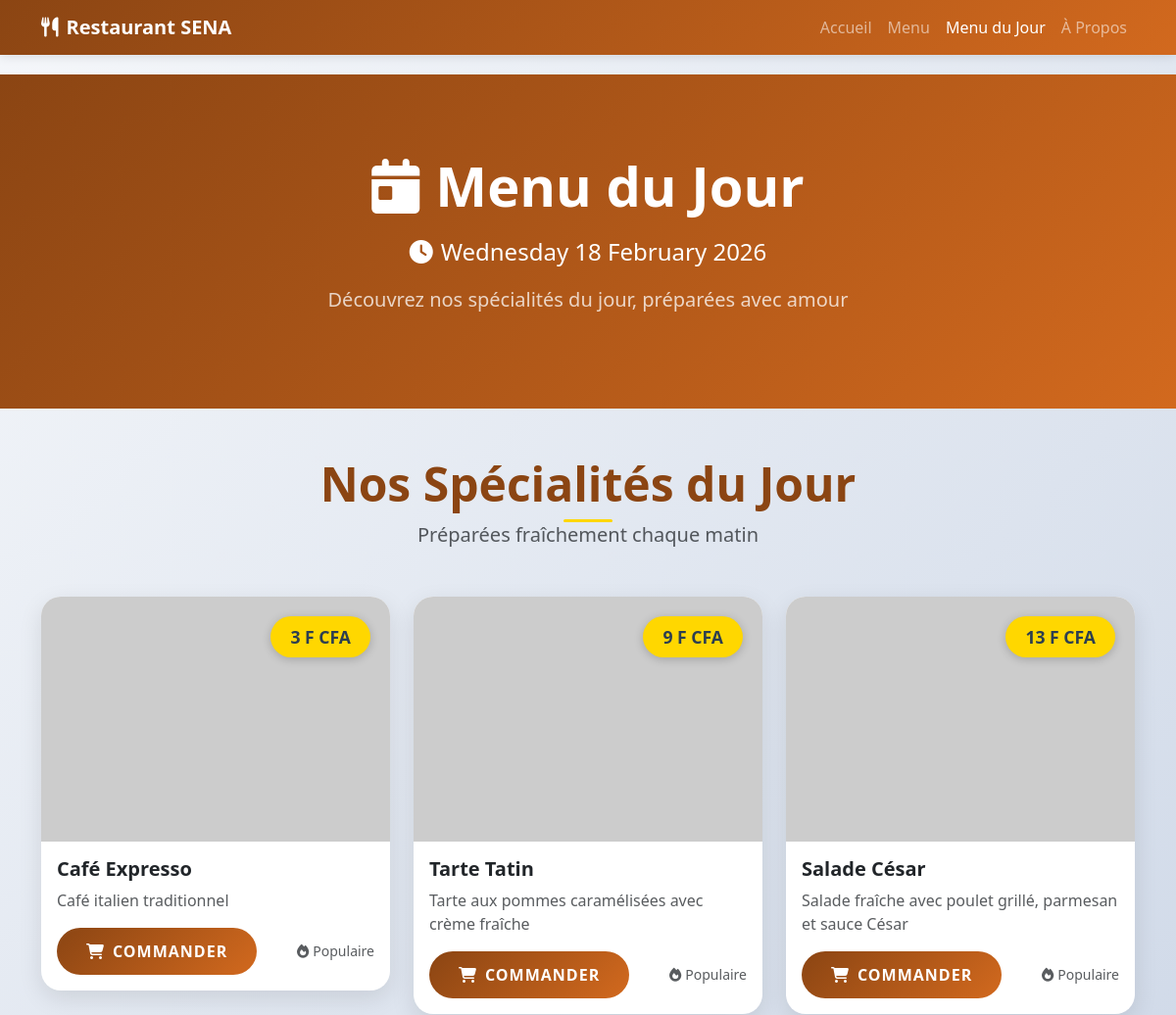
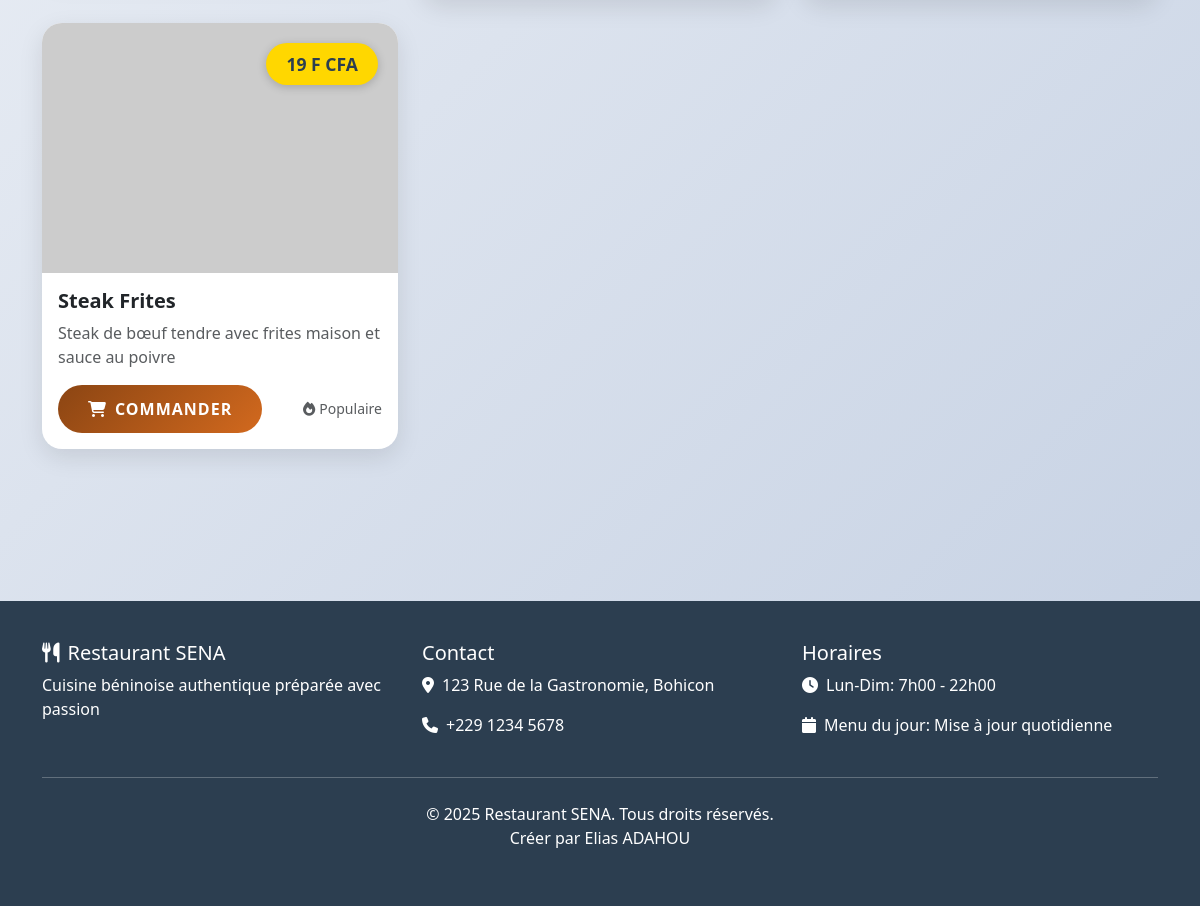
Page /menu_du_jour.php on the committed database (2 pictures, top to bottom).
### tables this page shows
CREATE TABLE IF NOT EXISTS menus (
    id INT AUTO_INCREMENT PRIMARY KEY,
    titre VARCHAR(255) NOT NULL COMMENT 'Nom du plat',
    description TEXT COMMENT 'Description du plat',
    prix DECIMAL(10,2) NOT NULL COMMENT 'Prix en euros',
    categorie ENUM('entree', 'plat', 'dessert', 'boisson') NOT NULL COMMENT 'Catégorie du plat',
    image VARCHAR(500) COMMENT 'Chemin vers l\'image du plat',
    date_menu DATE NOT NULL COMMENT 'Date du menu',
    date_creation TIMESTAMP DEFAULT CURRENT_TIMESTAMP COMMENT 'Date de création de l\'entrée'
);

### menu_du_jour.php (the view, shortened to what this page needs)
<?php
include 'includes/track_visit.php';
?>
<!DOCTYPE html>
<html lang="fr">
<head>
    <link href="https://cdn.jsdelivr.net/npm/bootstrap@5.3.0/dist/css/bootstrap.min.css" rel="stylesheet">
    <link rel="stylesheet" href="https://cdnjs.cloudflare.com/ajax/libs/font-awesome/6.4.0/css/all.min.css">
    <link href="https://unpkg.com/aos@2.3.1/dist/aos.css" rel="stylesheet">
</head>
<body>
    <nav class="navbar navbar-expand-lg navbar-dark fixed-top">
        <div class="container">
            <a class="navbar-brand fw-bold" href="index.php">
                <i class="fas fa-utensils me-2"></i>Restaurant SENA
            </a>
            <div class="collapse navbar-collapse" id="navbarNav">
                <ul class="navbar-nav ms-auto">
                    <li class="nav-item">
                        <a class="nav-link" href="index.php">Accueil</a>
                    </li>
                    <li class="nav-item">
                        <a class="nav-link" href="menu.php">Menu</a>
                    </li>
                    <li class="nav-item">
                        <a class="nav-link active" href="menu_du_jour.php">Menu du Jour</a>
                    </li>
                    <li class="nav-item">
                        <a class="nav-link" href="apropos.php">À Propos</a>
                    </li>
                </ul>
            </div>
        </div>
    </nav>
    <section class="hero-section text-center">
        <div class="container" data-aos="fade-up">
            <h1 class="display-4 fw-bold mb-3">
                <i class="fas fa-calendar-day me-3"></i>Menu du Jour
            </h1>
            <p class="lead fs-4">
                <i class="fas fa-clock me-2"></i><?php echo date('l d F Y'); ?>
            </p>
            <p class="fs-5 opacity-75">Découvrez nos spécialités du jour, préparées avec amour</p>
        </div>
    </section>
    <section class="py-5">
        <div class="container">
            <div class="text-center mb-5" data-aos="fade-up">
                <h2 class="section-title display-5">Nos Spécialités du Jour</h2>
                <p class="text-muted fs-5">Préparées fraîchement chaque matin</p>
            </div>
            <div class="row" id="menuContainer">
                <?php
                $sql = "SELECT * FROM menus  ORDER BY prix ASC";
                $stmt = $pdo->query($sql);
                if($stmt->rowCount() > 0) {
                    $delay = 0;
                    while($row = $stmt->fetch(PDO::FETCH_ASSOC)) {
                        $image = !empty($row['image']) ? 'admin/' . $row['image'] : 'https://via.placeholder.com/400x250/8B4513/FFFFFF?text=' . urlencode($row['titre']);
                        ?>
                        <div class="col-lg-4 col-md-6 mb-4" data-aos="fade-up" data-aos-delay="<?php echo $delay; ?>">
                            <div class="card menu-card">
                                <span class="price-badge"><?php echo number_format($row['prix'], 0, ',', ' '); ?> F CFA</span>
                                <img src="<?php echo $image; ?>" class="card-img-top menu-img" alt="<?php echo htmlspecialchars($row['titre']); ?>">
                                <div class="card-body">
                                    <h5 class="card-title fw-bold"><?php echo htmlspecialchars($row['titre']); ?></h5>
                                    <p class="card-text text-muted"><?php echo htmlspecialchars($row['description']); ?></p>
                                    <div class="d-flex justify-content-between align-items-center">
                                        <button class="btn btn-order">
                                            <i class="fas fa-shopping-cart me-2"></i>Commander
                                        </button>
                                        <small class="text-muted">
                                            <i class="fas fa-fire me-1"></i>Populaire
                                        </small>
                                    </div>
                                </div>
                            </div>
                        </div>
                        <?php
                        $delay += 100;
                    }
                }
                ?>
            </div>
        </div>
    </section>
    <footer class="footer-custom">
        <div class="container">
            <div class="row">
                <div class="col-md-4" data-aos="fade-up">
                    <h5><i class="fas fa-utensils me-2"></i>Restaurant SENA</h5>
                    <p>Cuisine béninoise authentique préparée avec passion</p>
                </div>
                <div class="col-md-4" data-aos="fade-up" data-aos-delay="100">
                    <h5>Contact</h5>
                    <p><i class="fas fa-map-marker-alt me-2"></i>123 Rue de la Gastronomie, Bohicon</p>
                    <p><i class="fas fa-phone me-2"></i>+229 1234 5678</p>
                </div>
                <div class="col-md-4" data-aos="fade-up" data-aos-delay="200">
                    <h5>Horaires</h5>
                    <p><i class="fas fa-clock me-2"></i>Lun-Dim: 7h00 - 22h00</p>
                    <p><i class="fas fa-calendar me-2"></i>Menu du jour: Mise à jour quotidienne</p>
                </div>
            </div>
            <hr class="my-4">
            <div class="text-center">
                <p>&copy; 2025 Restaurant SENA. Tous droits réservés.<br>Créer par Elias ADAHOU</p>
            </div>
        </div>
    </footer>
</body>
</html>

### menu_du_jour.php (style rules this page uses)
:root { --primary-color: #8B4513; --secondary-color: #D2691E; --accent-color: #FFD700; --text-dark: #2c3e50; --text-light: #7f8c8d; --bg-light: #f8f9fa; }
body { font-family: 'Segoe UI', Tahoma, Geneva, Verdana, sans-serif; background: linear-gradient(135deg, #f5f7fa 0%, #c3cfe2 100%); min-height: 100vh; }
.navbar { background: linear-gradient(135deg, var(--primary-color), var(--secondary-color)) !important; box-shadow: 0 2px 10px rgba(0,0,0,0.1); }
.hero-section { background: linear-gradient(135deg, var(--primary-color), var(--secondary-color)); color: white; padding: 80px 0; margin-top: 76px; }
.menu-card { border: none; border-radius: 20px; box-shadow: 0 8px 25px rgba(0,0,0,0.1); transition: all 0.4s cubic-bezier(0.175, 0.885, 0.32, 1.275); overflow: hidden; background: white; }
.menu-img { height: 250px; object-fit: cover; transition: transform 0.4s ease; }
.price-badge { position: absolute; top: 20px; right: 20px; background: var(--accent-color); color: var(--text-dark); padding: 8px 20px; border-radius: 25px; font-weight: bold; font-size: 1.1rem; box-shadow: 0 2px 10px rgba(0,0,0,0.2); }
.btn-order { background: linear-gradient(135deg, var(--primary-color), var(--secondary-color)); border: none; color: white; padding: 12px 30px; border-radius: 25px; font-weight: 600; transition: all 0.3s ease; text-transform: uppercase; letter-spacing: 1px; }
.section-title { color: var(--primary-color); font-weight: 700; position: relative; display: inline-block; }
.section-title::after { content: ''; position: absolute; bottom: -10px; left: 50%; transform: translateX(-50%); width: 50px; height: 3px; background: var(--accent-color); border-radius: 2px; }
.footer-custom { background: var(--text-dark); color: white; padding: 40px 0; margin-top: 80px; }

### rows in the picture
menus: prix "3", titre "Café Expresso", description "Café italien traditionnel"
menus: prix "9", titre "Tarte Tatin", description "Tarte aux pommes caramélisées avec crème fraîche"
menus: prix "13", titre "Salade César", description "Salade fraîche avec poulet grillé, parmesan et sauce César"
menus: prix "19", titre "Steak Frites", description "Steak de bœuf tendre avec frites maison et sauce au poivre"
